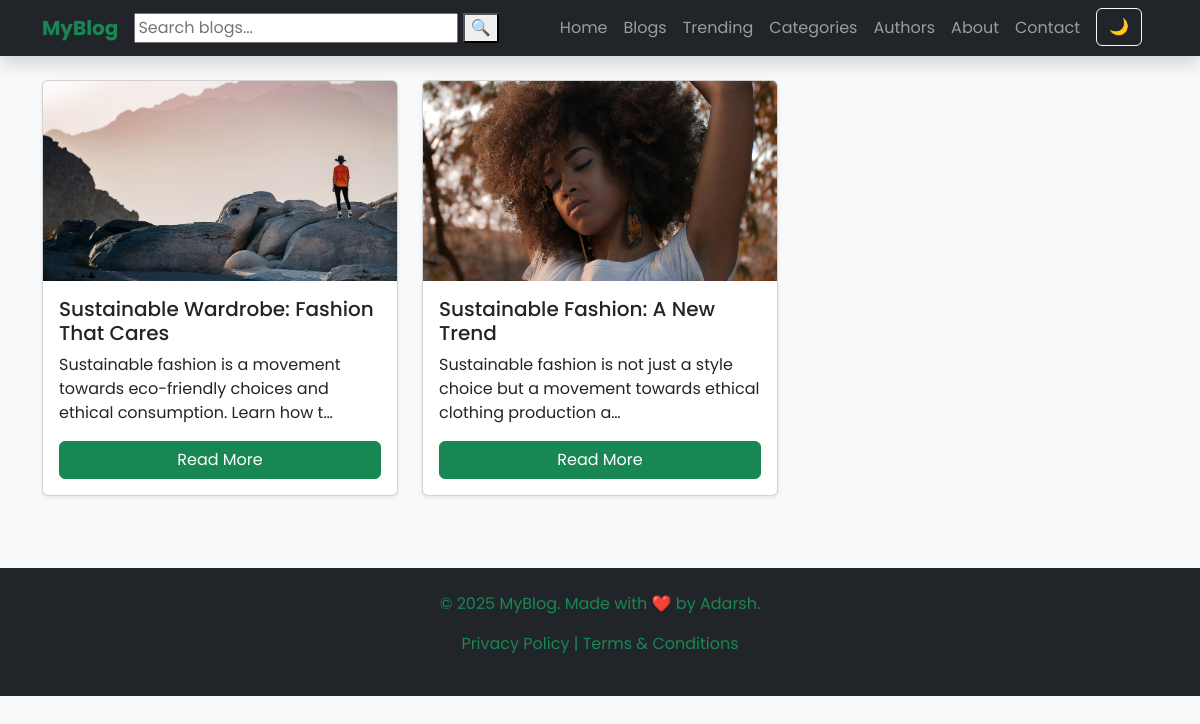
The app's page /category-blog/Fashion/ with its own data.
### webapp/models.py (models this page shows)
class Blog(models.Model):
    STATUS_CHOICE = (
        ('draft','Draft'),
        ('published','Published')
    )
    title = models.CharField(max_length=100,unique=True)
    slug = models.SlugField(unique=TRUE,blank=True)
    category = models.ForeignKey(Category,on_delete=models.CASCADE)
    author = models.ForeignKey(User,on_delete=models.CASCADE)
    blog_image = models.ImageField(upload_to='uploads/%y/%m/%d')
    short_description = models.TextField(max_length=1000)
    blog_body = models.TextField(max_length=3000)
    views = models.IntegerField(null=True)
    comment = models.IntegerField(null=True)
    status = models.CharField(max_length=100,choices= STATUS_CHOICE, default='draft')
    is_feacherd = models.BooleanField(default=False)
    created_at = models.DateTimeField(auto_now_add=True)
    updated_at = models.DateTimeField(auto_now=True)

### webapp/views.py (the view)
# urls.py: path('category-blog/<str:cn>/',category_blog,name='category-blog'),
def category_blog(request,cn):
    blog_obj = Blog.objects.filter(category__category_name=cn)
    context = {
        'blog' : blog_obj,
    }
    return render(request,'category-blog.html',context)

### templates/category-blog.html (shortened to what this page needs)
{% extends 'base.html' %}
{% block content %}
<section class="container py-4">
  <div class="row">
    <div class="col-lg-12">
      <div class="row g-4" id="subcategoryBlogGrid">
        {% for i in blog %}
        <div class="col-md-4">
          <div class="card h-100 shadow-sm">
            <img src="{{i.blog_image.url}}" class="card-img-top" alt="Blog 1">
            <div class="card-body">
              <h5 class="card-title">{{i.title}}</h5>
              <p class="card-text">{{i.short_description|truncatechars:100}}</p>
              <a href="{% url 'blog-detail' i.pk %}" class="btn btn-success">Read More</a>
            </div>
          </div>
        </div>
        {% endfor %}
      </div>
    </div>
  </div>
</section>
{% endblock %}

### static/css/style.css (style rules this page uses)
body { font-family: 'Poppins', sans-serif; margin:0; background: #f8f9fa; color:#212529; scroll-behavior:smooth; }
a { text-decoration: none; }
.card-img-top { height: 200px; object-fit: cover; }
.card { min-height: 350px; transition: transform 0.3s; }
.card-body { display: flex; flex-direction: column; justify-content: space-between; }

### records on screen
Blog: blog_image (picture), title "Sustainable Wardrobe: Fashion That Cares", short_description "Sustainable fashion is a movement towards eco-friendly choices and ethical consumption. Learn how t…"
Blog: blog_image (picture), title "Sustainable Fashion: A New Trend", short_description "Sustainable fashion is not just a style choice but a movement towards ethical clothing production a…"
